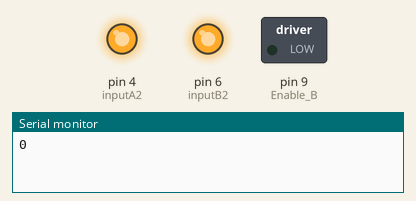
This sketch was run on a simulated Arduino Uno, built with avr-gcc and run on an emulated ATmega328P. Shown: switched loads named in the sketch (green lamp = pin HIGH), output pins drawn as LEDs (lit = HIGH), the last lines printed to the serial monitor.

Above: at 0.05 s.
At 3.2 s:
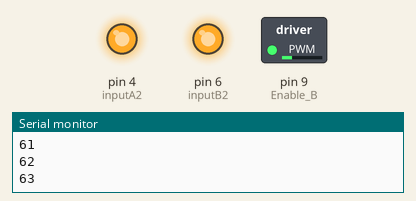
At 6.4 s:
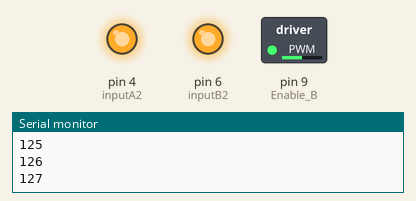
At 9.6 s:
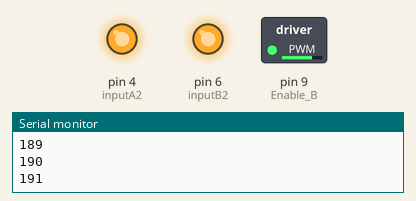
At 12.8 s:
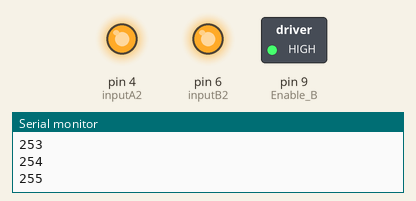
Timing chart, 0 to 14.8 s (numbered marks = the images above):
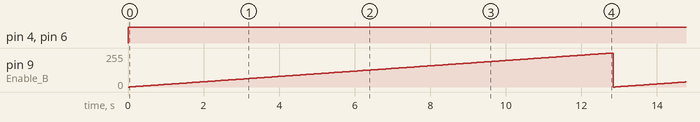

The sketch:

gemiMotor.ino
```cpp
const int Enable_B = 9;
const int inputA2 = 4;
const int inputB2 = 6;

void setup()
{
pinMode(Enable_B, OUTPUT);
pinMode(inputA2, OUTPUT);
pinMode(inputB2, OUTPUT);
Serial.begin(9600);
}
void loop(){
digitalWrite(Enable_B, HIGH);

digitalWrite(inputA2,HIGH);
digitalWrite(inputB2,HIGH);

for(int i=0; i<=255;i++){
  analogWrite(Enable_B,i);
  Serial.println(i);
  delay(50);
}
}
```

Measured:
- by itself, pin 4 (inputA2), pin 6 (inputB2): LOW → HIGH at 0.00 s
- by itself, pin 9 (Enable_B): ramps from 0/255 to 255/255 and jumps back, once every 12.8 s
